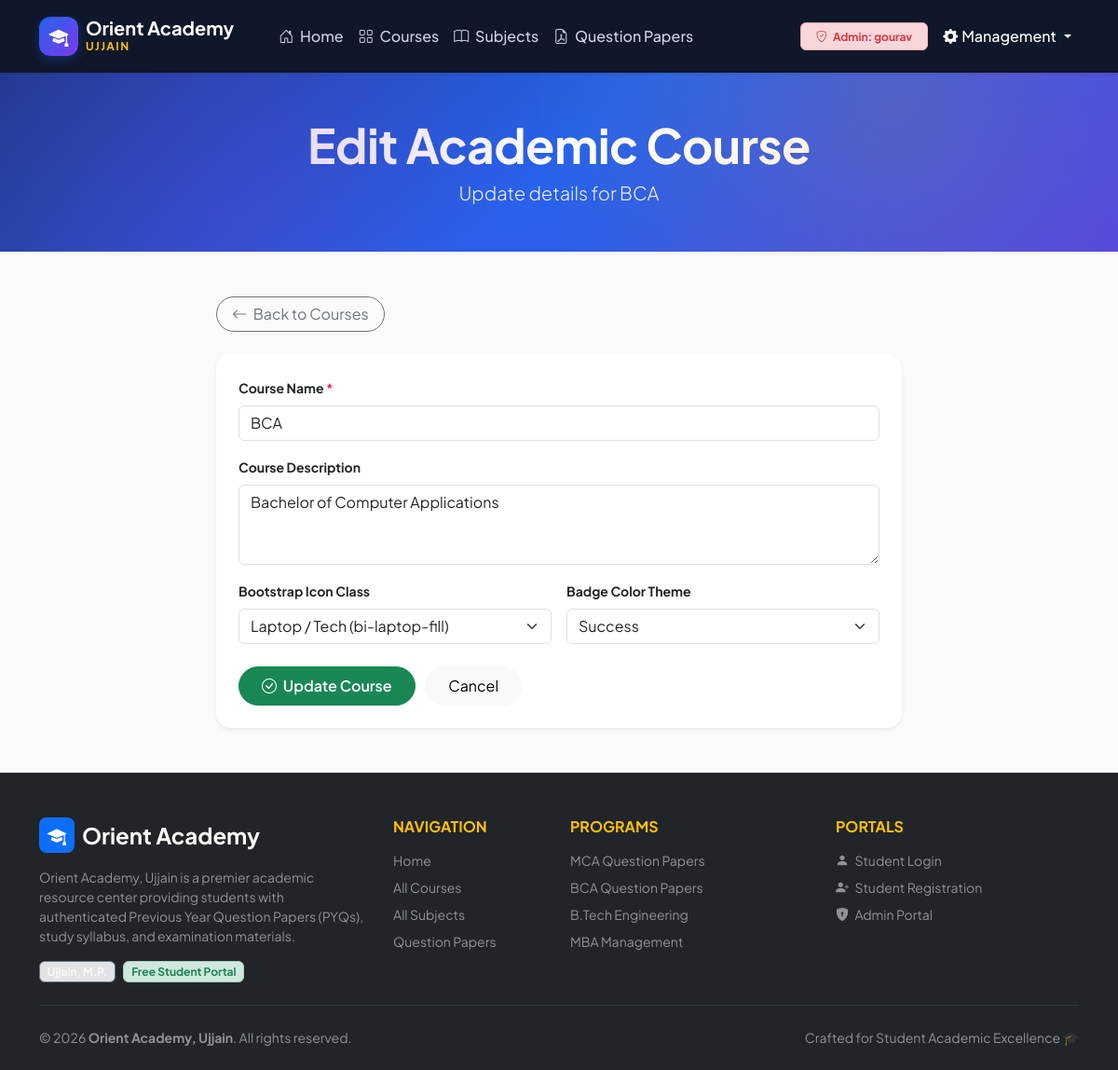
/admin/editcourse.php?id=2 (signed in), run on the app's committed database.
### tables this page shows
CREATE TABLE IF NOT EXISTS `courses` (
  `id` int(11) NOT NULL,
  `course_name` varchar(100) NOT NULL,
  `course_slug` varchar(100) NOT NULL,
  `description` text NOT NULL,
  `icon_class` varchar(50) DEFAULT 'bi-mortarboard-fill',
  `badge_color` varchar(30) DEFAULT 'primary'
);

### admin/editcourse.php (the view, shortened to what this page needs)
<?php
require_once '../includes/db.php';
$id = isset($_GET['id']) ? (int)$_GET['id'] : 0;
$stmt = $conn->prepare("SELECT * FROM courses WHERE id = ?");
$stmt->bind_param("i", $id);
$stmt->execute();
$course = $stmt->get_result()->fetch_assoc();
?>
<?php include '../includes/header.php'; ?>
<body>
<?php include '../includes/navbar.php'; ?>
<section class="hero text-center py-5">
    <div class="container">
        <h1 class="fw-bold mb-2">Edit Academic Course</h1>
        <p class="lead">Update details for <?php echo htmlspecialchars($course['course_name']); ?></p>
    </div>
</section>
<section class="container my-5">
    <div class="row justify-content-center">
        <div class="col-lg-8">
            <div class="d-flex justify-content-between align-items-center mb-4">
                <a href="managecourses.php" class="btn btn-outline-secondary rounded-pill px-3">
                    <i class="bi bi-arrow-left me-1"></i> Back to Courses
                </a>
            </div>
            <div class="card border-0 shadow-sm rounded-4 p-4 bg-white">
                <form method="POST">
                    <div class="mb-3">
                        <label class="form-label fw-bold small">Course Name <span class="text-danger">*</span></label>
                        <input type="text"
                               name="course_name"
                               class="form-control"
                               value="<?php echo htmlspecialchars($course['course_name']); ?>"
                               required>
                    </div>
                    <div class="mb-3">
                        <label class="form-label fw-bold small">Course Description</label>
                        <textarea name="description"
                                  class="form-control"
                                  rows="3"><?php echo htmlspecialchars($course['description'] ?? ''); ?></textarea>
                    </div>
                    <div class="row g-3 mb-4">
                        <div class="col-md-6">
                            <label class="form-label fw-bold small">Bootstrap Icon Class</label>
                            <select name="icon_class" class="form-select">
                                <?php
                                $icons = [
                                    'bi-mortarboard-fill' => 'Mortarboard / Graduation (bi-mortarboard-fill)',
                                    'bi-laptop-fill' => 'Laptop / Tech (bi-laptop-fill)',
                                    'bi-cpu-fill' => 'CPU / Engineering (bi-cpu-fill)',
                                    'bi-briefcase-fill' => 'Briefcase / MBA (bi-briefcase-fill)',
                                    'bi-bank2' => 'Bank / Commerce (bi-bank2)',
                                    'bi-gear-fill' => 'Gear / Technology (bi-gear-fill)',
                                    'bi-book-fill' => 'Book / General (bi-book-fill)'
                                ];
                                foreach($icons as $val => $label):
                                ?>
                                    <option value="<?php echo $val; ?>" <?php echo ($course['icon_class'] == $val) ? 'selected' : ''; ?>>
                                        <?php echo $label; ?>
                                    </option>
                                <?php endforeach; ?>
                            </select>
                        </div>
                        <div class="col-md-6">
                            <label class="form-label fw-bold small">Badge Color Theme</label>
                            <select name="badge_color" class="form-select">
                                <?php
                                $colors = ['primary', 'success', 'danger', 'warning', 'info', 'secondary'];
                                foreach($colors as $col):
                                ?>
                                    <option value="<?php echo $col; ?>" <?php echo (($course['badge_color'] ?? 'primary') == $col) ? 'selected' : ''; ?>>
                                        <?php echo ucfirst($col); ?>
                                    </option>
                                <?php endforeach; ?>
                            </select>
                        </div>
                    </div>
                    <button type="submit" class="btn btn-success rounded-pill px-4 py-2 fw-semibold">
                        <i class="bi bi-check-circle me-1"></i> Update Course
                    </button>
                    <a href="managecourses.php" class="btn btn-light rounded-pill px-4 py-2 ms-2">
                        Cancel
                    </a>
                </form>
            </div>
        </div>
    </div>
</section>
<?php include '../includes/footer.php'; ?>
</body>
</html>

### assets/css/style.css (style rules this page uses)
:root { --primary-color: #2563eb; --primary-hover: #1d4ed8; --secondary-color: #64748b; --accent-color: #f59e0b; --dark-bg: #0f172a; --light-bg: #f8fafc; --card-shadow: 0 10px 25px -5px rgba(0, 0, 0, 0.05), 0 8px 10px -6px rgba(0, 0, 0, 0.01); --hover-shadow: 0 20px 30px -10px rgba(37, 99, 235, 0.15); --border-radius: 16px; --font-family: 'Plus Jakarta Sans', system-ui, -apple-system, sans-serif; }
html, body { min-height: 100%; }
body { display: flex; flex-direction: column; background-color: var(--light-bg); font-family: var(--font-family); color: #334155; -webkit-font-smoothing: antialiased; }
.hero { background: linear-gradient(135deg, #1e3a8a 0%, #2563eb 50%, #4f46e5 100%); color: #fff; padding: 90px 0 80px; position: relative; overflow: hidden; }
.hero::before { content: ''; position: absolute; top: 0; left: 0; right: 0; bottom: 0; background: radial-gradient(circle at 80% 20%, rgba(245, 158, 11, 0.15), transparent 40%), radial-gradient(circle at 20% 80%, rgba(124, 58, 237, 0.25), transparent 40%); pointer-events: none; }
.hero h1 { font-size: 3.2rem; font-weight: 800; letter-spacing: -0.5px; line-height: 1.15; }
.hero .lead { font-size: 1.25rem; opacity: 0.92; max-width: 750px; margin: 0 auto; }

### data on the page
courses: course_name "BCA", description "Bachelor of Computer Applications", icon_class "Laptop / Tech (bi-laptop-fill)", badge_color "Success"

### other printed values
$_SESSION['admin_username'] "gourav"
